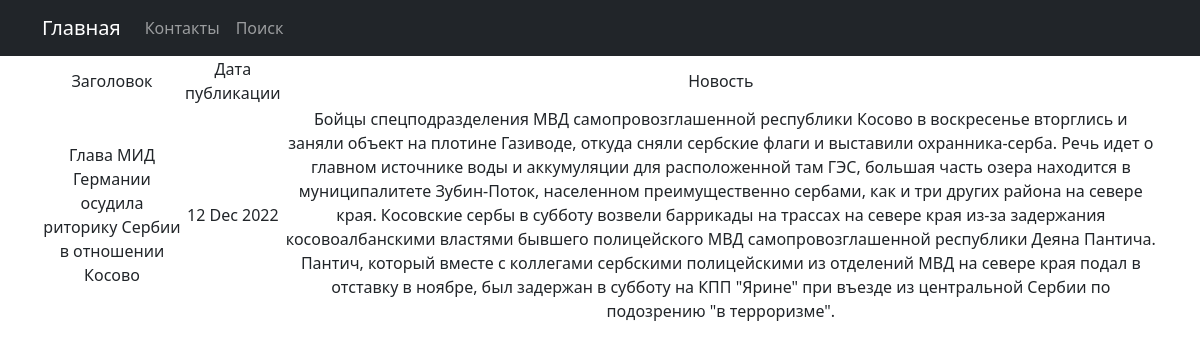
Screenshot of /news/3 with the database file from the repository.
### news/models.py (models this page shows, shortened)
class Post(models.Model):
    author = models.ForeignKey(Author, on_delete=models.CASCADE)
    time_in = models.DateTimeField(auto_now_add=True)
    category = models.ManyToManyField(Category, through='PostCategory')
    title = models.CharField(max_length=128)
    text = models.TextField()
    rating = models.IntegerField(default=0)
    NEWS = 'NW'
    ARTICLE = 'AR'
    CATEGORY_CHOICES = [
        (NEWS, 'Новость'),
        (ARTICLE, 'Статья'),
    ]
    categoryType = models.CharField(max_length=2, choices=CATEGORY_CHOICES, default=NEWS)

### news/views.py (the view)
# urls.py: path('<int:pk>', PostDetail.as_view(), name='PostDetail'),
class PostDetail(DetailView):
    model = Post
    template_name = 'news/PostDetail.html'
    context_object_name = 'PostDetail'

### news/templatetags/custom_filters.py (called while the page is built)
@register.filter()  # тут можем прописать имя нашего фильтра и еще что то если оно не прописано обращаемя по имени функции
def censor_text(text):
    wanted_words = ['редиска', 'помидор', 'бмв', 'готовить', 'масло']
    if not isinstance(text, str):
        raise TypeError(f"Данный тип объекта {text}, не принадлежит типу данных 'str'")
    for _ in text.split():
        if _.replace('.','').lower() in wanted_words:
            text = text.replace(_, f'{_[0]}{"*"*(len(_)-1)}')
    return f'{text}'

### templates/news/PostDetail.html (shortened to what this page needs)
{% extends 'flatpages/default.html' %}
{% load custom_filters %}
{% block content %}
<table>
    <tr>
        <td>Заголовок</td>
        <td>Дата публикации</td>
        <td>Новость</td>
    </tr>
     <tr>
         <td>{{ PostDetail.title | censor_text}}</td>
         <td>{{ PostDetail.time_in|date:'d M Y' }}</td>
         <td>{{ PostDetail.text | censor_text}}</td>
    </tr>
</table>
{% endblock content %}

### rows the page displays
Post: title|censor_text "Глава МИД Германии осудила риторику Сербии в отношении Косово", time_in "12 Dec 2022", text|censor_text "Бойцы спецподразделения МВД самопровозглашенной республики Косово в воскресенье вторглись и заняли объект на плотине Газиводе, откуда сняли сербские флаги и выставили охранника-серба. Речь идет о главном источнике воды и аккумуляции для расположенной там ГЭС, большая часть озера находится в муниципалитете Зубин-Поток, населенном преимущественно сербами, как и три других района на севере края. Косовские сербы в субботу возвели баррикады на трассах на севере края из-за задержания косовоалбанскими властями бывшего полицейского МВД самопровозглашенной республики Деяна Пантича. Пантич, который вместе с коллегами сербскими полицейскими из отделений МВД на севере края подал в отставку в ноябре,…"
